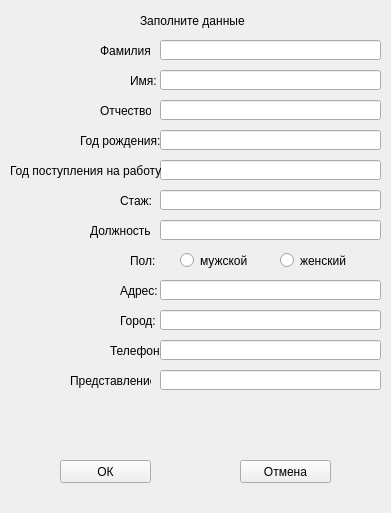
<?xml version="1.0" encoding="UTF-8"?>
<ui version="4.0">
 <class>WorkerForm</class>
 <widget class="QWidget" name="WorkerForm">
  <property name="geometry">
   <rect>
    <x>0</x>
    <y>0</y>
    <width>391</width>
    <height>513</height>
   </rect>
  </property>
  <property name="windowTitle">
   <string>Worker form</string>
  </property>
  <widget class="QLineEdit" name="surnameEdit">
   <property name="geometry">
    <rect>
     <x>160</x>
     <y>40</y>
     <width>221</width>
     <height>20</height>
    </rect>
   </property>
  </widget>
  <widget class="QLineEdit" name="nameEdit">
   <property name="geometry">
    <rect>
     <x>160</x>
     <y>70</y>
     <width>221</width>
     <height>20</height>
    </rect>
   </property>
  </widget>
  <widget class="QLabel" name="label">
   <property name="geometry">
    <rect>
     <x>100</x>
     <y>40</y>
     <width>51</width>
     <height>21</height>
    </rect>
   </property>
   <property name="text">
    <string>Фамилия:</string>
   </property>
  </widget>
  <widget class="QLabel" name="label_2">
   <property name="geometry">
    <rect>
     <x>130</x>
     <y>70</y>
     <width>31</width>
     <height>21</height>
    </rect>
   </property>
   <property name="text">
    <string>Имя:</string>
   </property>
  </widget>
  <widget class="QLabel" name="label_3">
   <property name="geometry">
    <rect>
     <x>100</x>
     <y>100</y>
     <width>51</width>
     <height>21</height>
    </rect>
   </property>
   <property name="text">
    <string>Отчество:</string>
   </property>
  </widget>
  <widget class="QLineEdit" name="patronymicEdit">
   <property name="geometry">
    <rect>
     <x>160</x>
     <y>100</y>
     <width>221</width>
     <height>20</height>
    </rect>
   </property>
  </widget>
  <widget class="QLineEdit" name="birthyearEdit">
   <property name="geometry">
    <rect>
     <x>160</x>
     <y>130</y>
     <width>221</width>
     <height>20</height>
    </rect>
   </property>
  </widget>
  <widget class="QLineEdit" name="admissionyearEdit">
   <property name="geometry">
    <rect>
     <x>160</x>
     <y>160</y>
     <width>221</width>
     <height>20</height>
    </rect>
   </property>
  </widget>
  <widget class="QLineEdit" name="workexperienceEdit">
   <property name="geometry">
    <rect>
     <x>160</x>
     <y>190</y>
     <width>221</width>
     <height>20</height>
    </rect>
   </property>
  </widget>
  <widget class="QLineEdit" name="postEdit">
   <property name="geometry">
    <rect>
     <x>160</x>
     <y>220</y>
     <width>221</width>
     <height>20</height>
    </rect>
   </property>
  </widget>
  <widget class="QLineEdit" name="addressEdit">
   <property name="geometry">
    <rect>
     <x>160</x>
     <y>280</y>
     <width>221</width>
     <height>20</height>
    </rect>
   </property>
  </widget>
  <widget class="QLineEdit" name="cityEdit">
   <property name="geometry">
    <rect>
     <x>160</x>
     <y>310</y>
     <width>221</width>
     <height>20</height>
    </rect>
   </property>
  </widget>
  <widget class="QLineEdit" name="phoneEdit">
   <property name="geometry">
    <rect>
     <x>160</x>
     <y>340</y>
     <width>221</width>
     <height>20</height>
    </rect>
   </property>
  </widget>
  <widget class="QLineEdit" name="performanceEdit">
   <property name="geometry">
    <rect>
     <x>160</x>
     <y>370</y>
     <width>221</width>
     <height>20</height>
    </rect>
   </property>
  </widget>
  <widget class="QLabel" name="label_4">
   <property name="geometry">
    <rect>
     <x>80</x>
     <y>130</y>
     <width>81</width>
     <height>21</height>
    </rect>
   </property>
   <property name="text">
    <string>Год рождения:</string>
   </property>
  </widget>
  <widget class="QLabel" name="label_5">
   <property name="geometry">
    <rect>
     <x>10</x>
     <y>160</y>
     <width>151</width>
     <height>21</height>
    </rect>
   </property>
   <property name="text">
    <string>Год поступления на работу:</string>
   </property>
  </widget>
  <widget class="QLabel" name="label_6">
   <property name="geometry">
    <rect>
     <x>120</x>
     <y>190</y>
     <width>47</width>
     <height>21</height>
    </rect>
   </property>
   <property name="text">
    <string>Стаж:</string>
   </property>
  </widget>
  <widget class="QLabel" name="label_7">
   <property name="geometry">
    <rect>
     <x>90</x>
     <y>220</y>
     <width>61</width>
     <height>21</height>
    </rect>
   </property>
   <property name="text">
    <string>Должность:</string>
   </property>
  </widget>
  <widget class="QLabel" name="label_8">
   <property name="geometry">
    <rect>
     <x>130</x>
     <y>250</y>
     <width>41</width>
     <height>21</height>
    </rect>
   </property>
   <property name="text">
    <string>Пол:</string>
   </property>
  </widget>
  <widget class="QLabel" name="label_9">
   <property name="geometry">
    <rect>
     <x>120</x>
     <y>280</y>
     <width>41</width>
     <height>21</height>
    </rect>
   </property>
   <property name="text">
    <string>Адрес:</string>
   </property>
  </widget>
  <widget class="QLabel" name="label_10">
   <property name="geometry">
    <rect>
     <x>120</x>
     <y>310</y>
     <width>41</width>
     <height>21</height>
    </rect>
   </property>
   <property name="text">
    <string>Город:</string>
   </property>
  </widget>
  <widget class="QLabel" name="label_11">
   <property name="geometry">
    <rect>
     <x>110</x>
     <y>340</y>
     <width>51</width>
     <height>21</height>
    </rect>
   </property>
   <property name="text">
    <string>Телефон:</string>
   </property>
  </widget>
  <widget class="QLabel" name="label_12">
   <property name="geometry">
    <rect>
     <x>70</x>
     <y>370</y>
     <width>81</width>
     <height>21</height>
    </rect>
   </property>
   <property name="text">
    <string>Представление:</string>
   </property>
  </widget>
  <widget class="QLabel" name="label_13">
   <property name="geometry">
    <rect>
     <x>140</x>
     <y>10</y>
     <width>111</width>
     <height>21</height>
    </rect>
   </property>
   <property name="text">
    <string>Заполните данные</string>
   </property>
  </widget>
  <widget class="QPushButton" name="okButton">
   <property name="geometry">
    <rect>
     <x>60</x>
     <y>460</y>
     <width>91</width>
     <height>23</height>
    </rect>
   </property>
   <property name="text">
    <string>ОК</string>
   </property>
  </widget>
  <widget class="QPushButton" name="cancelButton">
   <property name="geometry">
    <rect>
     <x>240</x>
     <y>460</y>
     <width>91</width>
     <height>23</height>
    </rect>
   </property>
   <property name="text">
    <string>Отмена</string>
   </property>
  </widget>
  <widget class="QRadioButton" name="gender1">
   <property name="geometry">
    <rect>
     <x>180</x>
     <y>250</y>
     <width>82</width>
     <height>21</height>
    </rect>
   </property>
   <property name="text">
    <string>мужской</string>
   </property>
  </widget>
  <widget class="QRadioButton" name="gender2">
   <property name="geometry">
    <rect>
     <x>280</x>
     <y>250</y>
     <width>82</width>
     <height>21</height>
    </rect>
   </property>
   <property name="text">
    <string>женский</string>
   </property>
  </widget>
  <widget class="QLabel" name="err_msg">
   <property name="geometry">
    <rect>
     <x>90</x>
     <y>420</y>
     <width>211</width>
     <height>20</height>
    </rect>
   </property>
   <property name="text">
    <string/>
   </property>
   <property name="alignment">
    <set>Qt::AlignCenter</set>
   </property>
  </widget>
 </widget>
 <resources/>
 <connections/>
</ui>
